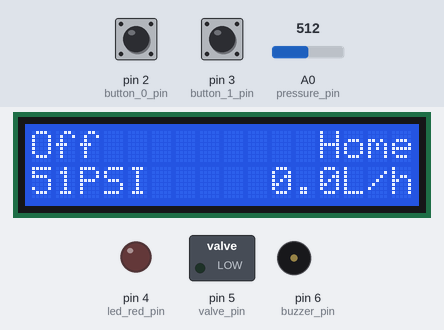
Recording of a sketch running on a simulated Arduino Uno, built with avr-gcc and run on an emulated ATmega328P. Parts: 16×2 character LCD, switched loads named in the sketch (green lamp = pin HIGH), output pins drawn as LEDs (lit = HIGH), buzzer (waves = sounding, pin HIGH). Dashed ring = blinking. The test bench sets the inputs (shaded band); at power-on: A0 (pressure_pin) = 512, pin 3 (button_1_pin) HIGH, pin 2 (button_0_pin) HIGH.

Above: at 1.2 s.
1.3 s: A0 (pressure_pin) set to 462
At 2.2 s:
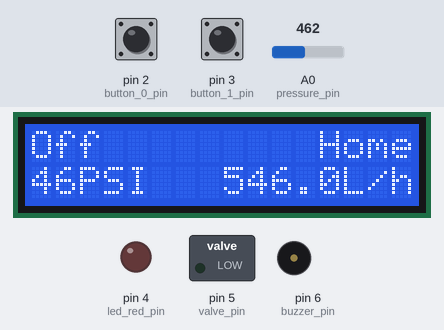
2.8 s: A0 (pressure_pin) set to 443
At 4.1 s:
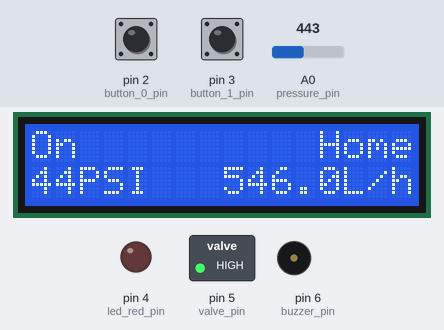
4.4 s: A0 (pressure_pin) set to 367
At 5.6 s:
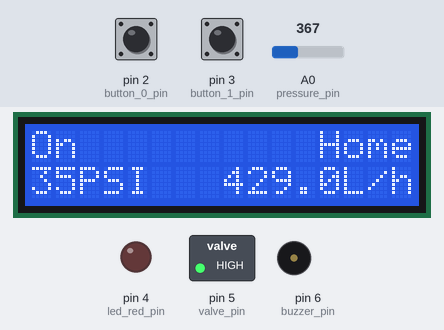
5.9 s: A0 (pressure_pin) set to 352
At 6.7 s:
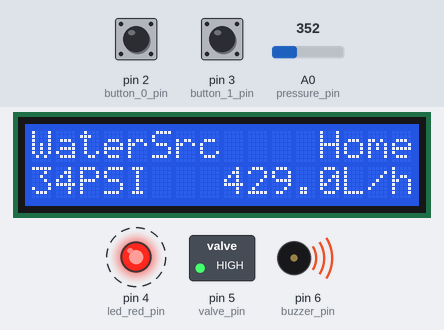
8.9 s: pin 3 (button_1_pin) pulled LOW for 0.15 s
At 9.9 s:
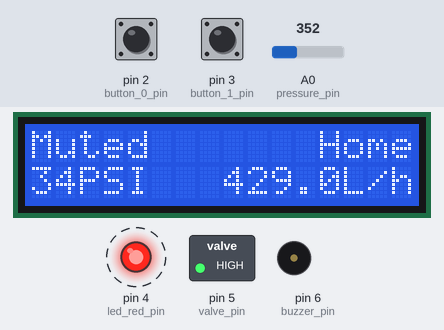
12.0 s: pin 2 (button_0_pin) pulled LOW for 0.15 s
At 13.0 s:
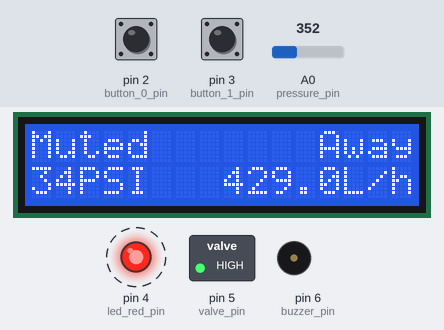
Timing chart, 0 to 15.6 s (numbered marks = the images above; inputs shaded):
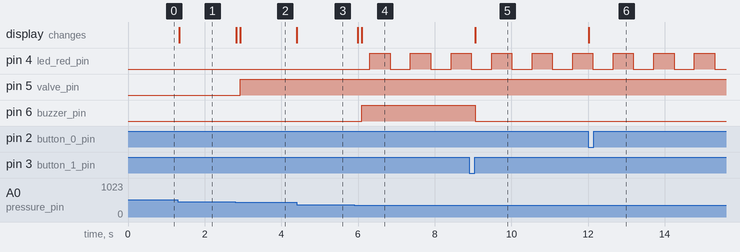

The sketch:

FloodSaver.ino
```cpp
/*
	Name:		FloodSaver.ino
	Created:	8/16/2017 9:06:19 PM
	Author:	Maxim Prokopenko

	Written for Kirk Dobbs and Len Shankland.
	Arduino implementation of interface between state machine and physical I/O.
	Requirements from patent "Smart Building Water Supply Management System With
	Leak Detection And Flood Prevention".

	Wiring instructions:

		LCD VSS -- Ground
		LCD VDD -- 5V
		LCD V0	-- Middle terminal of 10k variable resistor 1 (VR1)
		LCD RS	-- Arduino D12
		LCD RW	-- Ground
		LCD E	-- Arduino D11
		LCD D0	-- NC
		LCD D1	-- NC
		LCD D2	-- NC
		LCD D3	-- NC
		LCD D4	-- Arduino D10
		LCD D5	-- Arduino D9
		LCD D6	-- Arduino D8
		LCD D7	-- Arduino D7
		Arduino D6	-- [+]Active Buzzer[-] -- Ground
		Arduino D5	-- [A]Green LED[K] -- [2k resistor] -- Ground
		OR use Arduino D5 for active high valve output
		Arduino D4	-- [A]Red Led[K] -- [2k resistor] -- Ground
		Arduino D3	-- [Normally open momentary switch Button 1] -- Ground
		Arduino D2	-- [Normally open momentary switch Button 0] -- Ground
		Arduino A0	-- Middle terminal of 10k variable resistor 2 (VR2)
		OR use Arduino A0 for pressure voltage in (0-5V)
		Left terminal of VR1 to ground, right terminal to 5V
		Left terminal of VR2 to ground, right terminal to 5V

	Usage instructions:

		Button 1 connected to Arduino D3 mutes audio alarms and resets alarms
		Button 0 switches between Home and Away modes
*/

#define FLOW_RATE_CONVERSION 1260 // 10*L-s/h-psi

#include <LiquidCrystal.h>
#include "state.h"
#include <avr/wdt.h>
#include <avr/delay.h>

const byte // LCD pins
	rs	= 12,
	en	= 11,
	d4	= 10,
	d5	= 9,
	d6	= 8,
	d7	= 7;
LiquidCrystal lcd(rs, en, d4, d5, d6, d7);

byte delta_char[8] = { // LCD special char
	B00000,
	B00000,
	B00100,
	B01010,
	B10001,
	B11111,
	B00000
};

const byte // System IO pins
	button_0_pin	= 2,
	button_1_pin	= 3,
	led_red_pin		= 4,
	valve_pin		= 5,
	buzzer_pin		= 6,
	pressure_pin	= A0;

// I/O state variables
uint16_t flash_timer;
byte button_0, button_1;
int32_t last_P, pressure_reading_mpsi;
volatile bool button_0_pressed, button_1_pressed;
uint32_t last_time_button_0, last_time_button_1;
uint32_t last_time, current_time, time_elapsed_ms;

// State machine components and interfacing structs
flood_saver::StateMachine state_machine;
flood_saver::Inputs inputs;
flood_saver::Outputs outputs;

// Timer-like things
flood_saver::Accumulator led_timer(500); // 1 Hz

void setup() {

	// LCD display, input and outputs
	lcd.begin(16, 2);
	lcd.createChar(0, delta_char);
	pinMode(pressure_pin, INPUT);
	pinMode(button_0_pin, INPUT_PULLUP);
	pinMode(button_1_pin, INPUT_PULLUP);
	pinMode(led_red_pin, OUTPUT);
	pinMode(valve_pin, OUTPUT);
	pinMode(buzzer_pin, OUTPUT);

	// Create interrupts for momentary switches
	attachInterrupt(digitalPinToInterrupt(button_0_pin), button_0_interrupt, FALLING);
	attachInterrupt(digitalPinToInterrupt(button_1_pin), button_1_interrupt, FALLING);

	// Set watchdog timer values
	// This will call an emergency alarm function that closes valve and flashes
	// alarm LED.
	byte watchdog_register_value = (1 << WDIE) | (1 << WDP3) | (1 << WDP0);
	cli();
	WDTCSR = (1 << WDCE) | (1 << WDE);
	WDTCSR = watchdog_register_value;
	sei();

	// Initialize input values
	last_time = millis();
	read_pressure_and_time(pressure_reading_mpsi, time_elapsed_ms);
	last_P = last_P;

	// Initialize output values
	digitalWrite(led_red_pin, LOW);
	digitalWrite(valve_pin, LOW);
	digitalWrite(buzzer_pin, LOW);
}

void read_pressure_and_time(int32_t& P_mpsi,  uint32_t& delta_t_ms) {

  // 0.2V - 0 PSI, 4.7V - 101.2 PSI
  //  41H - 0 PSI, 962H - 101.2 PSI
  auto pressure = analogRead(pressure_pin);

  if (pressure < 41)
    P_mpsi = 0;
  else
	  P_mpsi = 110 * static_cast<int32_t>(pressure - 41);
	current_time = millis();
	delta_t_ms = current_time - last_time;
	last_time = current_time;
}

void loop() {

	// Read pressure and time
	read_pressure_and_time(inputs.P, inputs.delta_t);

	// Input switch data, button 1 is momentary on, button 0 toggles
	uint32_t this_time = millis();
	const uint32_t DEBOUNCE_MS = 250;

	inputs.reset_button = false;
	if (button_1_pressed && (digitalRead(button_1_pin) == 0)) {
		if ((this_time - last_time_button_1) > DEBOUNCE_MS) {
			inputs.reset_button = true;
		}
		last_time_button_1 = this_time;
	}
	if (button_0_pressed && (digitalRead(button_0_pin) == 0)) {
		if ((this_time - last_time_button_0) > DEBOUNCE_MS) inputs.away_switch_on = !inputs.away_switch_on;
		last_time_button_0 = this_time;
 	}
	button_0_pressed = button_1_pressed = false; // Reset momentary switch inputs


	///////////////////////////////////
	//        Logic in state.h       //
	///////////////////////////////////
	state_machine.run(inputs, outputs);
	///////////////////////////////////
	//     See state machine pdf     //
	///////////////////////////////////


	// Print the message returned by the current state
	lcd.setCursor(0, 0);
	lcd.print(outputs.message[0]);
	lcd.print(outputs.message[1]);
	lcd.print(outputs.message[2]);
	lcd.print(outputs.message[3]);
	lcd.print(outputs.message[4]);
	lcd.print(outputs.message[5]);
	lcd.print(outputs.message[6]);
	lcd.print(outputs.message[7]);
	lcd.print("    ");

	// Print 'Away' or 'Home' on LCD
	lcd.setCursor(12, 0);
	if (inputs.away_switch_on)
		lcd.print("Away");
	else
		lcd.print("Home");

	int32_t flow_rate = (-FLOW_RATE_CONVERSION * outputs.delta_P) / 10;

	// Print current pressure
	lcd.setCursor(0, 1);
	lcd.print(inputs.P / 1000);
	lcd.print("PSI   ");

	char pressure_diff[8];

	// Print current pressure differential
	lcd.setCursor(7, 1);
  	if (flow_rate > 1000000 or flow_rate < -100000)
		lcd.print("");
	else if (flow_rate > 100000 or flow_rate < -10000)
		lcd.print(" ");
	else if (abs(flow_rate) > 10000 or flow_rate < -100)
		lcd.print("  ");
	else
    	lcd.print("   ");
	// lcd.write(byte(0));
	// lcd.print(":");
	if (flow_rate < 0) lcd.print("-");
	lcd.print(abs(flow_rate / 1000));
	lcd.print(".");
	lcd.print(abs(flow_rate / 100) % 10);
	lcd.print("L/h  ");

	// Translate outputs from state machine into real world
	digitalWrite(valve_pin, outputs.valve_open);
	digitalWrite(buzzer_pin, outputs.alarm_audio_on);

	// Pulse LEDs
	led_timer.update(100);

	if (led_timer.overflows() % 2 == 0) {
		led_timer.reset_keep_remainder();
		digitalWrite(led_red_pin, outputs.leak_alarm_on || outputs.water_source_alarm_on);
	} else if (led_timer.overflows() == 1) {
		digitalWrite(led_red_pin, LOW);
	}

	wdt_reset();

	_delay_ms(100);
}

ISR(WDT_vect) {
	/*
		If both indicators are flashing and buzzer is periodic the program
		has hung. This represents a critical failure of the logic and should
		never ever happen.
	*/
	cli();
	digitalWrite(valve_pin, LOW);
	while (true) {
		digitalWrite(buzzer_pin, HIGH);
		digitalWrite(led_red_pin, HIGH);
		digitalWrite(valve_pin, LOW);
		_delay_ms(100);
		digitalWrite(buzzer_pin, LOW);
		digitalWrite(led_red_pin, LOW);
		digitalWrite(valve_pin, HIGH);
		_delay_ms(200);
	}
}

// Trivial interrupts so we don't miss a button press during the main loop
void button_0_interrupt() { button_0_pressed = true; }
void button_1_interrupt() { button_1_pressed = true; }
```

state.h
```cpp
#pragma once
#include "Arduino.h"
/*
	Name:		state.h
	Created:	8/16/2017 9:06:19 PM
	Author:	Maxim Prokopenko

	Written for Kirk Dobbs and Len Shankland.
	State machine controlling inputs and outputs for the patent "Smart Building
	Water Supply Management System With Leak Detection And Flood Prevention".
*/

namespace flood_saver {

	struct Inputs {
		int32_t P;			// milli-psi
		uint32_t delta_t;	// milliseconds
		bool reset_button;
		bool away_switch_on;
	};

	struct Outputs {
    int32_t delta_P; // milli-psi/second
		char message[8];
		bool valve_open;
		bool alarm_audio_on;
		bool leak_alarm_on;
		bool water_source_alarm_on;
	};

  	class Accumulator {
  	protected:
    	uint32_t i;
    	uint32_t timeout;
  	public:
    	Accumulator(uint32_t timeout) : timeout(timeout) {}

    	void update(uint32_t elapsed) {
    		i += elapsed;
    	}

		void reset() {
    		i = 0;
		}

		void reset_keep_remainder() {
    		i = i % timeout;
    	}

		uint32_t count() {
			return i;
		}

		uint32_t overflows() {
			return i / timeout;
		}
	};

	class PressureAccumulator : public Accumulator {
		int32_t last_P;
	public:
		PressureAccumulator(uint32_t timeout) : Accumulator(timeout) {}

    	bool update(uint32_t elapsed, int32_t P, int32_t &flow_rate_result) {
			// Returns true if accumulator has overflowed
			i += elapsed;
			if (last_P == 0) {
				last_P = P;
			} else if (last_P - P > 4000) {
				flow_rate_result = (1000 * (P - last_P)) / static_cast<int32_t>(i);
				last_P = P;
				i = 0;
				return true;
			} else if ((last_P - P < 0) && (overflows() > 0)) {
                flow_rate_result = (1000 * (P - last_P)) / static_cast<int32_t>(i);
                last_P = P;
                i = 0;
			}
			return false;
		}

		void clear() {
			i = 0;
			last_P = 0;
		}
	};

	class StateMachine {

	private:
		void (StateMachine::*current_state)(const Inputs&, Outputs&) = NULL;

		uint32_t timer_1; // milliseconds
		uint32_t timer_2; // milliseconds
		int32_t last_P; // milli-psi
		static PressureAccumulator pressure_accumulator; // milli-psi?
		static Accumulator count_reset_accumulator; // milliseconds

		// Constants, defined at bottom of this file
		static const int32_t DELTA_P_QUIESCENT_MAX;	// milli-psi/second
		static const int32_t DELTA_P_USE_MIN;		// milli-psi/second
		static const int32_t P_VALVE_OPEN_MAX;		// milli-psi
		static const int32_t P_VALVE_CLOSED_MIN;	// milli-psi
		static const int32_t P_VALVE_SOURCE_MIN;	// milli-psi

		static const uint32_t T_VALVE_OPEN_AWAY;	// milliseconds
		static const uint32_t T_VALVE_OPEN_HOME;	// milliseconds
		static const uint32_t T_LEAK_TIMEOUT;		// milliseconds

		// State prototypes
		inline void valve_closed_reset		(const Inputs& in, Outputs& out);
		inline void valve_closed_idle		(const Inputs& in, Outputs& out);
		inline void valve_closed_counting	(const Inputs& in, Outputs& out);
		inline void valve_open_counting		(const Inputs& in, Outputs& out);
		inline void water_source_fault		(const Inputs& in, Outputs& out);
		inline void valve_closed_alarmed	(const Inputs& in, Outputs& out);
		inline void valve_closed_muted		(const Inputs& in, Outputs& out);

		// Convenience
		void service_count_reset(const uint32_t delta_t) {
			count_reset_accumulator.update(delta_t);
			if (count_reset_accumulator.overflows()) {
				count_reset_accumulator.reset();
				timer_1 = 0;
			}
		}

	public:
		StateMachine() {
			current_state = &StateMachine::valve_closed_idle;
		}
		void run(const Inputs& in, Outputs& out) { (this->*current_state)(in, out); }
	};

	void StateMachine::valve_closed_reset(const Inputs& in, Outputs& out) {

    	pressure_accumulator.update(in.delta_t, in.P, out.delta_P);
		count_reset_accumulator.reset();

		memcpy(out.message, "Reset   ", 8);

		timer_1 = 0;
		timer_2 = 0;

		out.alarm_audio_on = false;
		out.leak_alarm_on = false;
		out.water_source_alarm_on = false;

		current_state = &StateMachine::valve_closed_idle;
	}

	void StateMachine::valve_closed_idle(const Inputs& in, Outputs& out) {

		memcpy(out.message, "Off     ", 8);
		out.valve_open = false;

		StateMachine::service_count_reset(in.delta_t);

		count_reset_accumulator.update(in.delta_t);
		if (count_reset_accumulator.overflows()) {
			count_reset_accumulator.reset();
			timer_1 = 0;
		}

    	if (pressure_accumulator.update(in.delta_t, in.P, out.delta_P)) {
			if ((out.delta_P > DELTA_P_USE_MIN) && (out.delta_P < DELTA_P_QUIESCENT_MAX)) {
				current_state = &StateMachine::valve_closed_counting;
			}
    	}
		else if (in.P < P_VALVE_CLOSED_MIN) {
			current_state = &StateMachine::valve_open_counting;
		}
	}

	void StateMachine::valve_closed_counting(const Inputs& in, Outputs& out) {

		// Put current timer count into message in a super primitive way
		memcpy(out.message, "Count   ", 8);
		char first_digit  = static_cast<char>(48 + (timer_1 / 10));
		char second_digit = static_cast<char>(48 + (timer_1 % 10));
		out.message[6] = first_digit == '0'? ' ' : first_digit;
		out.message[7] = second_digit;

		StateMachine::service_count_reset(in.delta_t);

    	if (in.P < P_VALVE_CLOSED_MIN) {
            current_state = &StateMachine::valve_open_counting;
        }
        else if (pressure_accumulator.update(in.delta_t, in.P, out.delta_P)) {
    		// Pressure accumulator has overflowed
    		timer_1 += 1;
			count_reset_accumulator.reset();
		  	if (out.delta_P < DELTA_P_USE_MIN) {
				current_state = &StateMachine::valve_closed_idle;
		  	}
		  	else if (out.delta_P > DELTA_P_QUIESCENT_MAX) {
				current_state = &StateMachine::valve_closed_reset;
			}
    	}
    	if (timer_1 >= T_LEAK_TIMEOUT) {
			current_state = &StateMachine::valve_closed_alarmed;
    	}
	}

	void StateMachine::valve_open_counting(const Inputs& in, Outputs& out) {

		memcpy(out.message, "On      ", 8);

		StateMachine::service_count_reset(in.delta_t);

		timer_2 += in.delta_t;
		out.valve_open = true;
    	pressure_accumulator.update(in.delta_t, in.P, out.delta_P);

		if (in.P > P_VALVE_OPEN_MAX) {
			timer_2 = 0;
      		pressure_accumulator.clear();
			current_state = &StateMachine::valve_closed_idle;
		} else if (in.P < P_VALVE_SOURCE_MIN) {
      		timer_2 = 0;
			current_state = &StateMachine::water_source_fault;
		} else {
			if (in.away_switch_on) {
				if (timer_2 > T_VALVE_OPEN_AWAY) {
					current_state = &StateMachine::valve_closed_alarmed;
				}
			}
			else {
				if (timer_2 > T_VALVE_OPEN_HOME) {
					current_state = &StateMachine::valve_closed_alarmed;
				}
			}
		}
	}

	void StateMachine::water_source_fault(const Inputs& in, Outputs& out) {

    	pressure_accumulator.update(in.delta_t, in.P, out.delta_P);
		memcpy(out.message, "WaterSrc", 8);
		out.water_source_alarm_on = true;
    	out.alarm_audio_on = true;
    	timer_2 += in.delta_t;

		StateMachine::service_count_reset(in.delta_t);

    	if (in.away_switch_on) {
    		if (timer_2 > T_VALVE_OPEN_AWAY) {
    			out.valve_open = false;
    		}
    		else {
    			out.valve_open = true;
    		}
    	}
    	else {
    		if (timer_2 > T_VALVE_OPEN_HOME) {
        		out.valve_open = false;
        		current_state = &StateMachine::valve_closed_alarmed;
    		}
    		else {
        		out.valve_open = true;
    		}
    	}

    	if (in.P > P_VALVE_SOURCE_MIN) {
    		out.water_source_alarm_on = false;
    		out.alarm_audio_on = false;
    		timer_2 = 0;
    		current_state = &StateMachine::valve_closed_idle;
    	} else if (in.reset_button) {
			current_state = &StateMachine::valve_closed_muted;
    	}
	}

	void StateMachine::valve_closed_alarmed(const Inputs& in, Outputs& out) {

		pressure_accumulator.update(in.delta_t, in.P, out.delta_P);
		memcpy(out.message, "Alarm   ", 8);
		out.valve_open = false;
		out.leak_alarm_on = true;
		out.alarm_audio_on = true;

		if (in.reset_button)
			current_state = &StateMachine::valve_closed_muted;
	}

	void StateMachine::valve_closed_muted(const Inputs& in, Outputs& out) {

    	pressure_accumulator.update(in.delta_t, in.P, out.delta_P);
		memcpy(out.message, "Muted   ", 8);
		out.alarm_audio_on = false;

		if (in.reset_button)
			current_state = &StateMachine::valve_closed_reset;
	}

	const int32_t StateMachine::DELTA_P_QUIESCENT_MAX	(-56);
	const int32_t StateMachine::DELTA_P_USE_MIN			(-560);
	const int32_t StateMachine::P_VALVE_OPEN_MAX		(65000);
	const int32_t StateMachine::P_VALVE_CLOSED_MIN		(45000);
	const int32_t StateMachine::P_VALVE_SOURCE_MIN		(35000);

	const uint32_t StateMachine::T_VALVE_OPEN_AWAY		(30000);
	const uint32_t StateMachine::T_VALVE_OPEN_HOME		(1200000);
	const uint32_t StateMachine::T_LEAK_TIMEOUT			(30);

	PressureAccumulator StateMachine::pressure_accumulator(2000);
	Accumulator StateMachine::count_reset_accumulator(300000);
}
```

Measured:
- the behaviour switches between 451 and 450 on A0 (pressure_pin) (found by bisection; images 1 and 2)
- the behaviour switches between 360 and 359 on A0 (pressure_pin) (found by bisection; images 3 and 4)
- after the input at 1.3 s, the display: changes at once (image 1)
- after the input at 2.8 s, pin 5 (valve_pin): LOW → HIGH after 0.13 s; the display: first changes at once (image 2 shows a later state)
- after the input at 4.4 s, the display: changes at once (image 3)
- after the input at 5.9 s, pin 4 (led_red_pin): alternates HIGH for 0.53 s and LOW for 0.53 s, starting after 0.41 s; pin 6 (buzzer_pin): LOW → HIGH after 0.20 s; the display: first changes after 0.09 s (image 4 shows a later state)
- after the input at 8.9 s, pin 6 (buzzer_pin): HIGH → LOW after 0.16 s; the display: changes after 0.16 s (image 5)
- after the input at 12.0 s, the display: changes at once (image 6)
